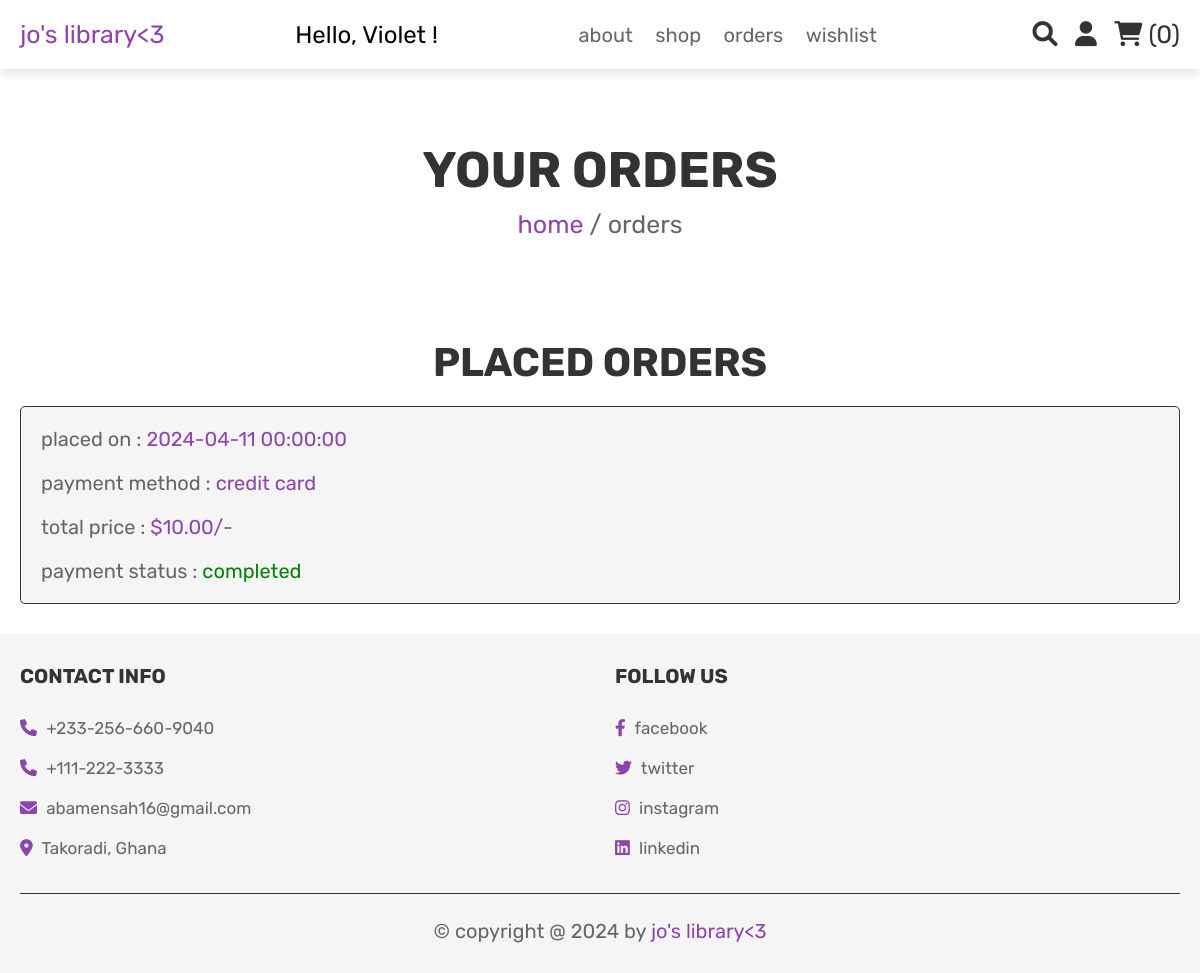
The app's page /views/orders.php (signed in) with its own data.
### tables this page shows
CREATE TABLE `users` (
  `user_id` int(11) NOT NULL,
  `role_id` int(11) NOT NULL DEFAULT 2,
  `fname` varchar(70) NOT NULL,
  `lname` varchar(100) NOT NULL,
  `gender` varchar(8) NOT NULL,
  `pno` int(11) NOT NULL,
  `dob` date DEFAULT NULL,
  `email` varchar(100) NOT NULL,
  `password` varchar(100) NOT NULL,
  `loyalty_points` int(11) DEFAULT 0
);

CREATE TABLE `orders` (
  `order_id` int(11) NOT NULL,
  `user_id` int(11) DEFAULT NULL,
  `total_products` int(10) NOT NULL,
  `address` varchar(300) NOT NULL,
  `order_date` timestamp NOT NULL DEFAULT current_timestamp(),
  `total_amount` decimal(10,2) NOT NULL,
  `method` varchar(200) NOT NULL,
  `payment_status` varchar(110) NOT NULL
);

### views/orders.php (the view, shortened to what this page needs)
<?php
include '../settings/connection.php';
?>
<!DOCTYPE html>
<html lang="en">
<head>
   <link rel="stylesheet" href="https://cdnjs.cloudflare.com/ajax/libs/font-awesome/6.0.0/css/all.min.css">
   <link rel="stylesheet" href="../css/style.css">
</head>
<body>
<?php include '../views/header.php'; ?>
<div class="heading">
   <h3>your orders</h3>
   <p> <a href="../views/home.php">home</a> / orders </p>
</div>
<section class="placed-orders">
   <h1 class="title">placed orders</h1>
   <div class="box-container">
      <?php
         $order_query = mysqli_query($mysqli, "SELECT * FROM `orders` WHERE user_id = '$user_id'") or die('query failed');
         if(mysqli_num_rows($order_query) > 0){
            while($fetch_orders = mysqli_fetch_assoc($order_query)){
      ?>
      <div class="box">
         <p> placed on : <span><?php echo $fetch_orders['order_date']; ?></span> </p>
         <p> payment method : <span><?php echo $fetch_orders['method']; ?></span> </p>
         <p> total price : <span>$<?php echo $fetch_orders['total_amount']; ?>/-</span> </p>
         <p> payment status : <span style="color:<?php if($fetch_orders['payment_status'] == 'pending'){ echo 'red'; }else{ echo 'green'; } ?>;"><?php echo $fetch_orders['payment_status']; ?></span> </p>
         </div>
      <?php
       }
      }else{
         echo '<p class="empty">no orders placed yet!</p>';
      }
      ?>
   </div>
</section>
<?php include '../views/footer.php'; ?>
</body>
</html>

### views/header.php (shortened to what this page needs)
<?php
include_once '../settings/connection.php';
if (isset($_SESSION['user_id'])) {
    $user_id = $_SESSION['user_id'];
    $user_query = mysqli_query($mysqli, "SELECT fname FROM `users` WHERE user_id = '$user_id'") or die('Query failed');
    $user_data = mysqli_fetch_assoc($user_query);
    $user_fname = $user_data['fname'];
    $select_cart_number = mysqli_query($mysqli, "SELECT * FROM `cart` WHERE user_id = '$user_id'") or die('Query failed');
    $cart_rows_number = mysqli_num_rows($select_cart_number);
} else {
    $user_id = null;
    $user_fname = '';
    $cart_rows_number = 0;
}
?>
<header class="header">
    <div class="header-2">
        <div class="flex">
            <a href="../views/home.php" class="logo">jo's library<3 </a>
            <span style="font-size:x-large;">Hello, <?php echo $user_fname; ?>  !</span>
            <nav class="navbar">
                <a href="../views/about.php">about</a>
                <a href="../views/shop.php">shop</a>
                <a href="../views/orders.php">orders</a>
                <a href="../views/wishlist.php">wishlist</a>
            </nav>
            <div class="icons">
                <a href="../views/search_page.php" class="fas fa-search"></a>
                <div id="user-btn" class="fas fa-user"></div>
                <a href="../views/cart.php"> <i class="fas fa-shopping-cart"></i> <span>(<?php echo $cart_rows_number; ?>)</span> </a>
            </div>
        </div>
    </div>
</header>

### css/style.css (style rules this page uses)
:root { --purple:#8e44ad; --red:#c0392b; --orange:#f39c12; --black:#333; --white:#fff; --light-color:#666; --light-white:#ccc; --light-bg:#f5f5f5; --border:.1rem solid var(--black); --box-shadow:0 .5rem 1rem rgba(0,0,0,.1); }
* { font-family: 'Rubik', sans-serif; margin:0; padding:0; box-sizing: border-box; outline: none; border:none; text-decoration: none; transition:all .2s linear; }
html { font-size: 62.5%; overflow-x: hidden; }
section { padding:3rem 2rem; }
.title { text-align: center; margin-bottom: 2rem; text-transform: uppercase; color:var(--black); font-size: 4rem; }
.heading { min-height: 30vh; display: flex; flex-flow: column; align-items: center; justify-content: center; gap:1rem; background color: --white; background-size: cover; background-position: center; text-align: center; }
.heading h3 { font-size: 5rem; color:var(--black); text-transform: uppercase; }
.heading p { font-size: 2.5rem; color:var(--light-color); }
.heading p a { color:var(--purple); }
.header .header-2 { background-color: var(--white); box-shadow: var(--box-shadow); }
.header .header-2 .flex { padding:2rem; display: flex; align-items: center; justify-content: space-between; max-width: 1200px; margin:0 auto; position: relative; }
.header .header-2 .flex .logo { font-size: 2.5rem; color:var(--purple); }
.header .header-2 .flex .navbar a { margin:0 1rem; font-size: 2rem; color:var(--light-color); }
.header .header-2 .flex .icons > * { font-size: 2.5rem; color:var(--black); cursor: pointer; margin-left: 1.5rem; }
.placed-orders .box-container { max-width: 1200px; margin:0 auto; display:flex; flex-wrap: wrap; align-items: center; gap:1.5rem; }
.placed-orders .box-container .box { flex:1 1 40rem; border-radius: .5rem; padding:2rem; border:var(--border); background-color: var(--light-bg); padding:1rem 2rem; }
.placed-orders .box-container .box p { padding:1rem 0; font-size: 2rem; color:var(--light-color); }
.placed-orders .box-container .box p span { color:var(--purple); }

### records on screen
users: fname "Violet"
orders: order_date "2024-04-11 00:00:00", method "credit card", total_amount "10.00", payment_status "completed"

### other values on screen
$cart_rows_number "0"
